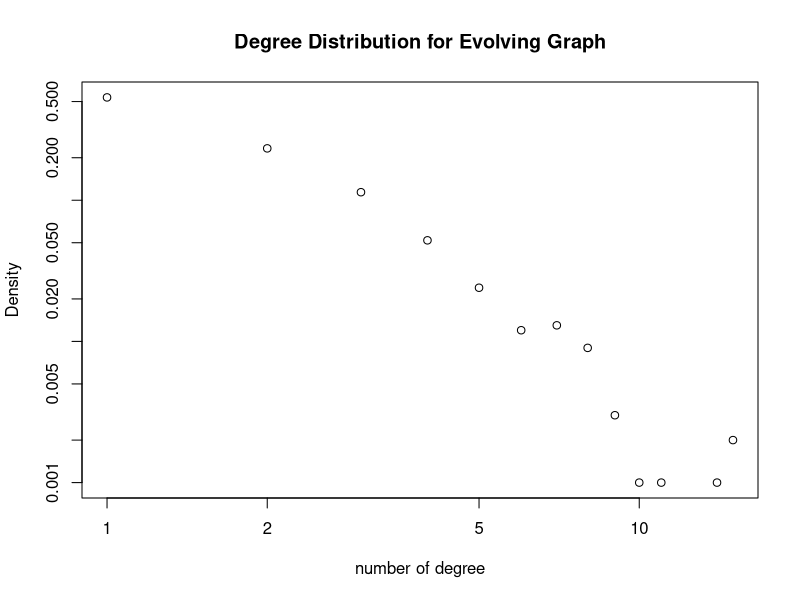
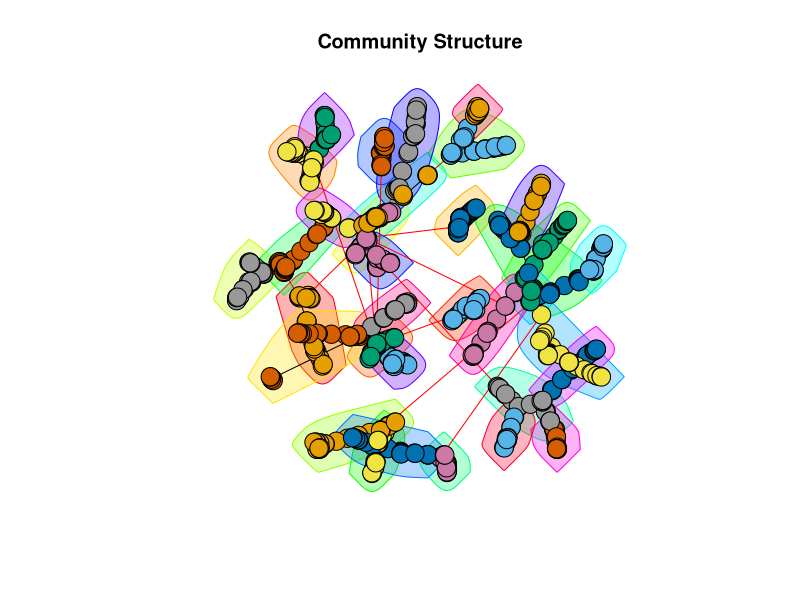
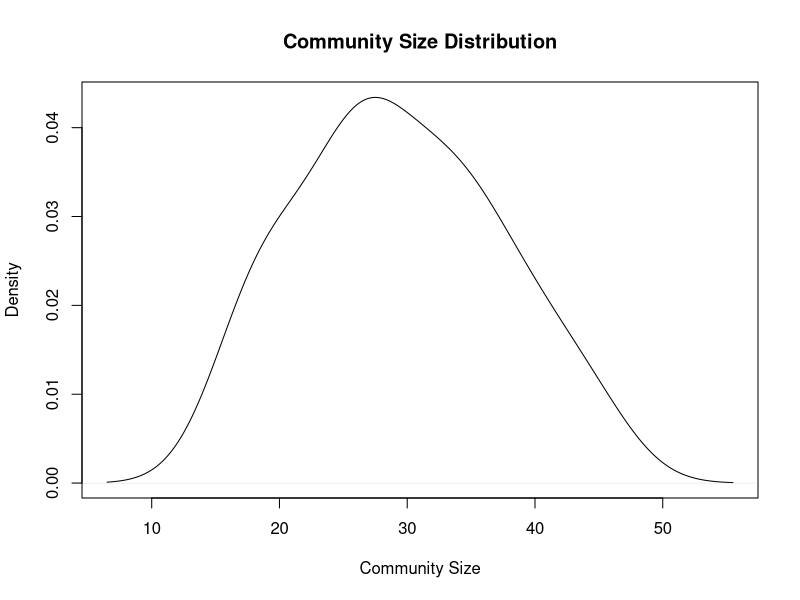

Write R code to recreate these figures, in order.
library("igraph")

### question 3 part A #####
nodes <- 1000
g <- aging.prefatt.game(nodes, pa.exp=1, aging.exp=-1, directed=FALSE)
degree_dist <- degree.distribution(g)
plot(seq(along=degree_dist)-1, degree_dist, log="xy",
     xlab="number of degree",
     ylab="Density",
     main="Degree Distribution for Evolving Graph")

### question 3 part B #####
fc <- fastgreedy.community(g)
modularity_graph <- modularity(fc)
plot(fc, g, vertex.label=NA, vertex.size=10, main = "Community Structure")

commumities_size <- sizes(fc)
density_commumities <- density(commumities_size)
plot(density_commumities, xlab = "Community Size", main="Community Size Distribution")

modularity_graph


